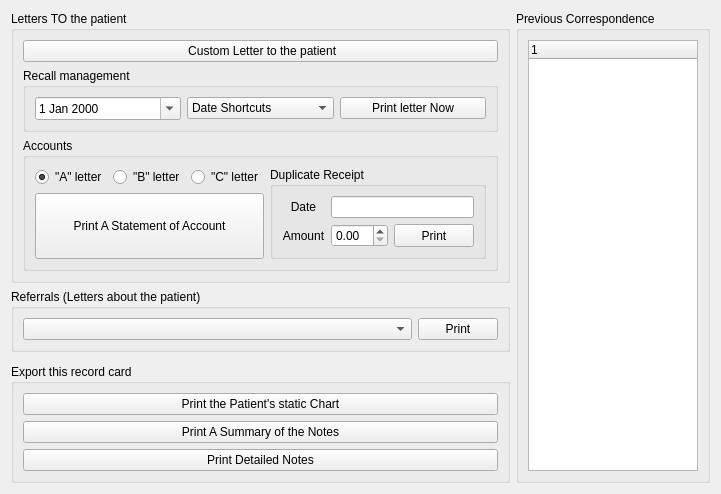
                     <widget class="QWidget" name="scrollAreaWidgetContents_8">
                      <property name="geometry">
                       <rect>
                        <x>0</x>
                        <y>0</y>
                        <width>721</width>
                        <height>494</height>
                       </rect>
                      </property>
                      <layout class="QGridLayout" name="gridLayout_20">
                       <item row="0" column="0">
                        <widget class="QGroupBox" name="groupBox_6">
                         <property name="title">
                          <string>Letters TO the patient</string>
                         </property>
                         <layout class="QVBoxLayout" name="verticalLayout_6">
                          <item>
                           <widget class="QPushButton" name="standardLetterPushButton">
                            <property name="sizePolicy">
                             <sizepolicy hsizetype="Preferred" vsizetype="Preferred">
                              <horstretch>0</horstretch>
                              <verstretch>0</verstretch>
                             </sizepolicy>
                            </property>
                            <property name="text">
                             <string> Custom Letter to the patient</string>
                            </property>
                           </widget>
                          </item>
                          <item>
                           <widget class="QGroupBox" name="groupBox_15">
                            <property name="title">
                             <string>Recall management</string>
                            </property>
                            <layout class="QHBoxLayout" name="horizontalLayout_23">
                             <item>
                              <widget class="QDateEdit" name="recall_dateEdit">
                               <property name="toolTip">
                                <string>Set the date for a recall to be generated automatically</string>
                               </property>
                               <property name="calendarPopup">
                                <bool>true</bool>
                               </property>
                              </widget>
                             </item>
                             <item>
                              <widget class="QComboBox" name="recallDate_comboBox">
                               <item>
                                <property name="text">
                                 <string>Date Shortcuts</string>
                                </property>
                               </item>
                               <item>
                                <property name="text">
                                 <string>1 Month hence</string>
                                </property>
                               </item>
                               <item>
                                <property name="text">
                                 <string>3 Months hence</string>
                                </property>
                               </item>
                               <item>
                                <property name="text">
                                 <string>6 Months hence</string>
                                </property>
                               </item>
                               <item>
                                <property name="text">
                                 <string>12 Months hence</string>
                                </property>
                               </item>
                              </widget>
                             </item>
                             <item>
                              <widget class="QPushButton" name="printRecall_pushButton">
                               <property name="toolTip">
                                <string>Print a recall saying the patient is due now.</string>
                               </property>
                               <property name="text">
                                <string>Print letter Now</string>
                               </property>
                              </widget>
                             </item>
                            </layout>
                           </widget>
                          </item>
                          <item>
                           <widget class="QGroupBox" name="groupBox_9">
                            <property name="title">
                             <string>Accounts</string>
                            </property>
                            <layout class="QGridLayout" name="gridLayout_22">
                             <item row="0" column="0">
                              <widget class="QRadioButton" name="accountA_radioButton">
                               <property name="text">
                                <string>&quot;A&quot; letter</string>
                               </property>
                               <property name="checked">
                                <bool>true</bool>
                               </property>
                              </widget>
                             </item>
                             <item row="0" column="1">
                              <widget class="QRadioButton" name="accountB_radioButton">
                               <property name="text">
                                <string>&quot;B&quot; letter</string>
                               </property>
                              </widget>
                             </item>
                             <item row="0" column="2">
                              <widget class="QRadioButton" name="accountC_radioButton">
                               <property name="text">
                                <string>&quot;C&quot; letter</string>
                               </property>
                              </widget>
                             </item>
                             <item row="0" column="3" rowspan="2">
                              <widget class="QGroupBox" name="groupBox_2">
                               <property name="title">
                                <string>Duplicate Receipt</string>
                               </property>
                               <layout class="QGridLayout" name="gridLayout_12">
                                <item row="0" column="0">
                                 <widget class="QLabel" name="label_7">
                                  <property name="text">
                                   <string>Date</string>
                                  </property>
                                  <property name="alignment">
                                   <set>Qt::AlignCenter</set>
                                  </property>
                                 </widget>
                                </item>
                                <item row="0" column="1" colspan="2">
                                 <widget class="QLineEdit" name="dupReceiptDate_lineEdit"/>
                                </item>
                                <item row="1" column="0">
                                 <widget class="QLabel" name="label_11">
                                  <property name="text">
                                   <string>Amount</string>
                                  </property>
                                  <property name="alignment">
                                   <set>Qt::AlignCenter</set>
                                  </property>
                                 </widget>
                                </item>
                                <item row="1" column="1">
                                 <widget class="QDoubleSpinBox" name="receiptDoubleSpinBox">
                                  <property name="maximumSize">
                                   <size>
                                    <width>81</width>
                                    <height>16777215</height>
                                   </size>
                                  </property>
                                 </widget>
                                </item>
                                <item row="1" column="2">
                                 <widget class="QPushButton" name="receiptPrintButton">
                                  <property name="sizePolicy">
                                   <sizepolicy hsizetype="Preferred" vsizetype="Preferred">
                                    <horstretch>0</horstretch>
                                    <verstretch>0</verstretch>
                                   </sizepolicy>
                                  </property>
                                  <property name="maximumSize">
                                   <size>
                                    <width>16777215</width>
                                    <height>32</height>
                                   </size>
                                  </property>
                                  <property name="toolTip">
                                   <string>Print a receipt - useful for duplicates.</string>
                                  </property>
                                  <property name="text">
                                   <string>Print</string>
                                  </property>
                                 </widget>
                                </item>
                               </layout>
                              </widget>
                             </item>
                             <item row="1" column="0" colspan="3">
                              <widget class="QPushButton" name="account2_pushButton">
                               <property name="sizePolicy">
                                <sizepolicy hsizetype="Minimum" vsizetype="Preferred">
                                 <horstretch>0</horstretch>
                                 <verstretch>0</verstretch>
                                </sizepolicy>
                               </property>
                               <property name="text">
                                <string>Print A Statement of Account</string>
                               </property>
                              </widget>
                             </item>
                            </layout>
                           </widget>
                          </item>
                         </layout>
                        </widget>
                       </item>
                       <item row="0" column="1" rowspan="4">
                        <widget class="QGroupBox" name="groupBox_3">
                         <property name="title">
                          <string>Previous Correspondence</string>
                         </property>
                         <layout class="QHBoxLayout" name="horizontalLayout_16">
                          <item>
                           <widget class="QTreeWidget" name="previousCorrespondence_treeWidget">
                            <property name="alternatingRowColors">
                             <bool>true</bool>
                            </property>
                            <property name="animated">
                             <bool>true</bool>
                            </property>
                            <column>
                             <property name="text">
                              <string>1</string>
                             </property>
                            </column>
                           </widget>
                          </item>
                         </layout>
                        </widget>
                       </item>
                       <item row="1" column="0">
                        <widget class="QGroupBox" name="groupBox_7">
                         <property name="title">
                          <string>Referrals (Letters about the patient)</string>
                         </property>
                         <layout class="QHBoxLayout" name="horizontalLayout_14">
                          <item>
                           <widget class="QComboBox" name="referralLettersComboBox">
                            <property name="sizePolicy">
                             <sizepolicy hsizetype="Expanding" vsizetype="Fixed">
                              <horstretch>0</horstretch>
                              <verstretch>0</verstretch>
                             </sizepolicy>
                            </property>
                            <property name="minimumSize">
                             <size>
                              <width>240</width>
                              <height>0</height>
                             </size>
                            </property>
                           </widget>
                          </item>
                          <item>
                           <widget class="QPushButton" name="referralLettersPrintButton">
                            <property name="sizePolicy">
                             <sizepolicy hsizetype="Minimum" vsizetype="Preferred">
                              <horstretch>0</horstretch>
                              <verstretch>0</verstretch>
                             </sizepolicy>
                            </property>
                            <property name="maximumSize">
                             <size>
                              <width>16777215</width>
                              <height>16777215</height>
                             </size>
                            </property>
                            <property name="text">
                             <string>Print</string>
                            </property>
                           </widget>
                          </item>
                         </layout>
                        </widget>
                       </item>
                       <item row="3" column="0">
                        <widget class="QGroupBox" name="groupBox_8">
                         <property name="title">
                          <string>Export this record card</string>
                         </property>
                         <layout class="QVBoxLayout" name="verticalLayout_7">
                          <item>
                           <widget class="QPushButton" name="exportChartPrintButton">
                            <property name="sizePolicy">
                             <sizepolicy hsizetype="Preferred" vsizetype="Preferred">
                              <horstretch>0</horstretch>
                              <verstretch>0</verstretch>
                             </sizepolicy>
                            </property>
                            <property name="maximumSize">
                             <size>
                              <width>16777215</width>
                              <height>16777215</height>
                             </size>
                            </property>
                            <property name="toolTip">
                             <string>Print a patient's static chart.</string>
                            </property>
                            <property name="text">
                             <string>Print the Patient's static Chart</string>
                            </property>
                           </widget>
                          </item>
                          <item>
                           <widget class="QPushButton" name="simpleNotesPrintButton">
                            <property name="sizePolicy">
                             <sizepolicy hsizetype="Preferred" vsizetype="Preferred">
                              <horstretch>0</horstretch>
                              <verstretch>0</verstretch>
                             </sizepolicy>
                            </property>
                            <property name="maximumSize">
                             <size>
                              <width>16777215</width>
                              <height>16777215</height>
                             </size>
                            </property>
                            <property name="toolTip">
                             <string>Print a summary of the patient's notes (for them to take on). Includes No fee details.</string>
                            </property>
                            <property name="text">
                             <string>Print A Summary of the Notes</string>
                            </property>
                           </widget>
                          </item>
                          <item>
                           <widget class="QPushButton" name="detailedNotesPrintButton">
                            <property name="sizePolicy">
                             <sizepolicy hsizetype="Preferred" vsizetype="Preferred">
                              <horstretch>0</horstretch>
                              <verstretch>0</verstretch>
                             </sizepolicy>
                            </property>
                            <property name="maximumSize">
                             <size>
                              <width>16777215</width>
                              <height>16777215</height>
                             </size>
                            </property>
                            <property name="toolTip">
                             <string>Print a summary of the patient's notes. Includes FEE and ESTIMATE details.</string>
                            </property>
                            <property name="text">
                             <string>Print Detailed Notes</string>
                            </property>
                           </widget>
                          </item>
                         </layout>
                        </widget>
                       </item>
                       <item row="2" column="0">
                        <spacer name="verticalSpacer_11">
                         <property name="orientation">
                          <enum>Qt::Vertical</enum>
                         </property>
                         <property name="sizeHint" stdset="0">
                          <size>
                           <width>20</width>
                           <height>40</height>
                          </size>
                         </property>
                        </spacer>
                       </item>
                      </layout>
                     </widget>
